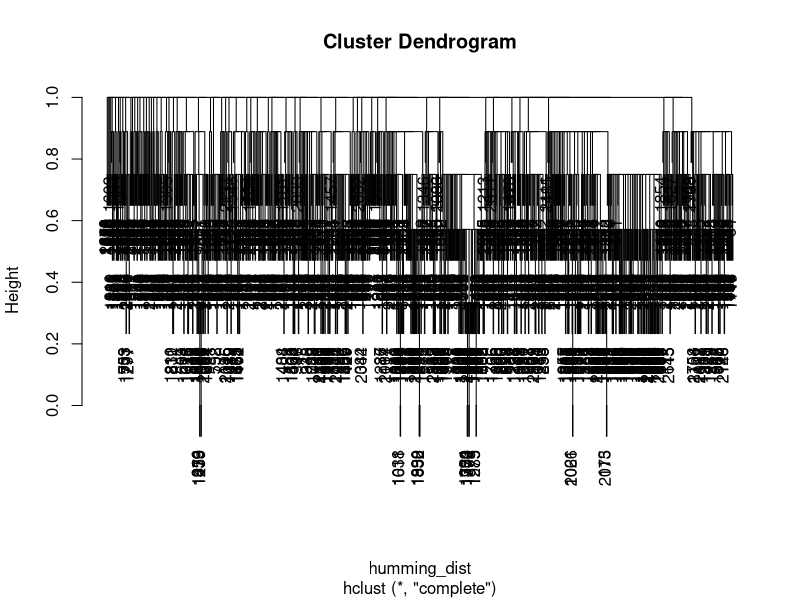

Recreate this plot in R.

corr_binary = read.csv("./corr_binary.csv")
rownames(corr_binary) = corr_binary$X
corr_binary$X = NULL
str(corr_binary)

humming_dist=dist(corr_binary,method = "binary")
str(humming_dist)
clusters = hclust(humming_dist,method = "complete")
plot(clusters)
summary(clusters)
clusterCut <- cutree(clusters, 100)
table(clusterCut)
